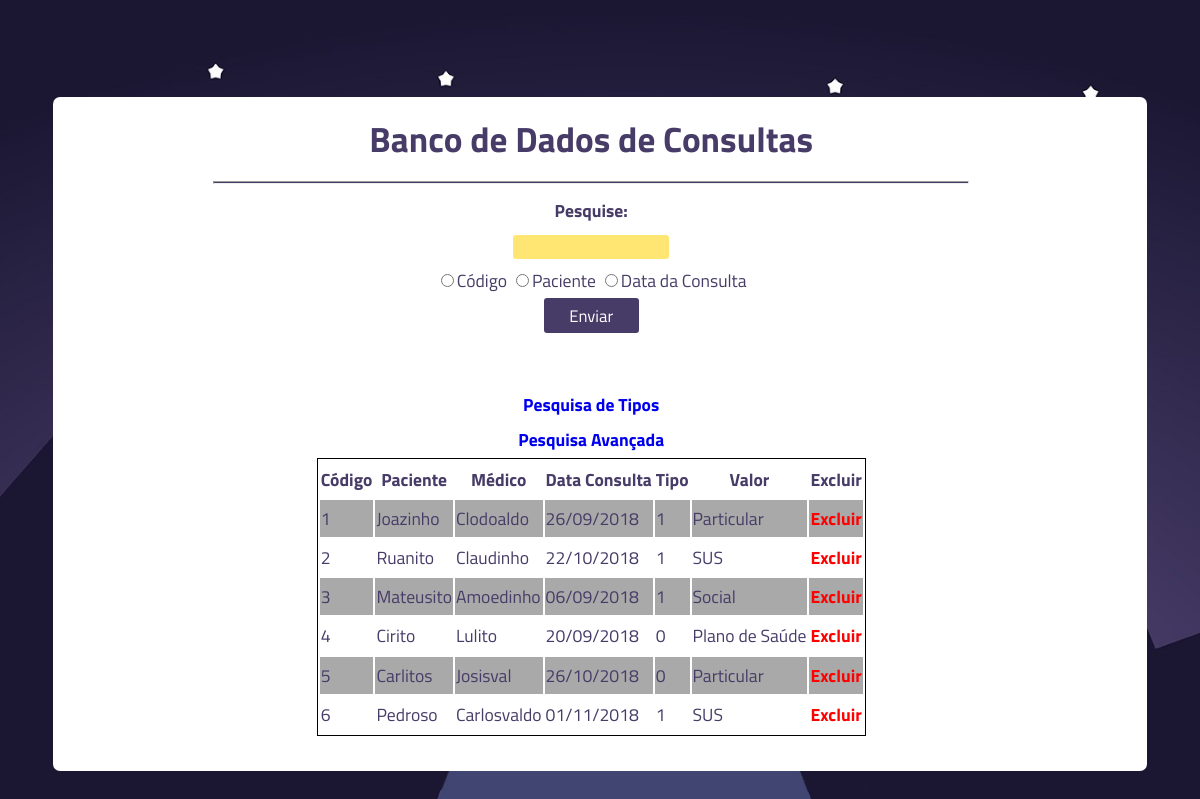
Page /RecuperacaoProva2/Consultas.php on the committed database.
### tables this page shows
create table consultas(
  codigo int primary key auto_increment,
  paciente varchar(150),
  medico varchar(150),
  dataConsulta date,
  medicamento boolean,
  tipoConsulta varchar(20),
  valorConsulta decimal(16, 2)
);

### RecuperacaoProva2/conf/conf.inc.php (called while the page is built, shortened)
<?php
  $tb_consulta = "Consultas";

### RecuperacaoProva2/Consultas.php (the view, shortened to what this page needs)
<!DOCTYPE html>
<?php
    include 'connect/connect.php';
    $busca = isset($_POST['busca'])?$_POST['busca']:"";
    $botao = isset($_POST['botao'])?$_POST['botao']:0;
?>
<html>
<head>
	<link rel="stylesheet" type="text/css" href="_css/estilo.css">
</head>
<body>
	<center>
		<div class="php">
      <h1>Banco de Dados de Consultas</h1>
      <hr>
      <form method="post">
        <label for="busca">Pesquise:</label><br>
        <input type="text" name="busca" value="<?php echo $busca ?>"><br>
        <input type="radio" name="botao" value="codigo" <?php if ($botao == 'codigo'): echo "checked"; ?>
        <?php endif; ?>>Código
        <input type="radio" name="botao" value="paciente" <?php if ($botao == 'paciente'): echo "checked"?>
        <?php endif; ?>>Paciente
        <input type="radio" name="botao" value="dataC" <?php if ($botao == 'dataC'):echo "checked" ?>
        <?php endif; ?>>Data da Consulta
        <br>
        <input type="submit" name="" value="Enviar" class="button">
      </form>
      <table>
        <tr>
          <th>Código</th>
          <th>Paciente</th>
          <th>Médico</th>
          <th>Data Consulta</th>
          <th>Tipo</th>
          <th>Valor</th>
          <th>Excluir</th>
        </tr>
    <?php
    if ($busca == '') {
        $sql = 'SELECT * FROM '. $tb_consulta;
    }
    $resultado = mysqli_query($conexao, $sql);
        while ($row = mysqli_fetch_array($resultado)) {
            echo "<tr><td>".$row[0]."</td><td>". $row[1] ."</td><td>".$row[2]."</td><td>".date('d/m/Y', strtotime($row[3]))."</td><td>".$row[4]."</td><td>".$row[5]."</td><td><a href =javascript:excluirRegistro('acao.php?acao=excluir&codigo=$row[0]&tabela=$tb_consulta&pagina=Consultas.php') class = 'errado'>Excluir</a></td></tr>";
        }
       ?>
       <a href="ConsultasS.php">Pesquisa de Tipos</a><br>
       <a href="ConsultasA.php">Pesquisa Avançada</a>
       </table>
		</div>
	</center>
</body>
</html>

### RecuperacaoProva2/_css/estilo.css (style rules this page uses)
body { background-image: url(../img/space1.jpg); background-repeat: no-repeat; background-size: cover; background-attachment: fixed; font-family: 'Titillium Web'; margin: 0; color: #473C67; font-size: 110%; }
hr { background-color: #493E69; height: 1px; width: 70%; }
.php { padding: 0.1em 1em 2em 0em; margin: 5.5em 3em; min-width: 60%; height: 60%; background-color: white; line-height: 200%; border-radius: 0.4em; }
.button { font-family: 'Titillium Web'; background-color: #473C67; font-weight: normal; color: white; border-radius: 3px; width: 95px; height: 35px; font-size: 95%; text-align: center; margin-bottom: 5%; box-shadow: none; border-color: transparent; }
label { font-weight: bolder; }
input { border-color: transparent; border-radius: 3px; border-width: 0.1px; text-align: center; background-color: #FFE672; color: white; font-family: 'Titillium Web'; font-weight: bold; color: #1B1732; }
.errado { color: red; }
a { text-decoration: none; font-weight: bolder; }

### RecuperacaoProva2/Consultas.php (style rules this page uses)
table { border: 1px solid black; }
tr:nth-child(even) { background-color: darkgray; }

### rows in the picture
consultas: codigo "1", paciente "Joazinho", medico "Clodoaldo", dataConsulta "26/09/2018", medicamento "1", tipoConsulta "Particular"
consultas: codigo "2", paciente "Ruanito", medico "Claudinho", dataConsulta "22/10/2018", medicamento "1", tipoConsulta "SUS"
consultas: codigo "3", paciente "Mateusito", medico "Amoedinho", dataConsulta "06/09/2018", medicamento "1", tipoConsulta "Social"
consultas: codigo "4", paciente "Cirito", medico "Lulito", dataConsulta "20/09/2018", medicamento "0", tipoConsulta "Plano de Saúde"
consultas: codigo "5", paciente "Carlitos", medico "Josisval", dataConsulta "26/10/2018", medicamento "0", tipoConsulta "Particular"
consultas: codigo "6", paciente "Pedroso", medico "Carlosvaldo", dataConsulta "01/11/2018", medicamento "1", tipoConsulta "SUS"
